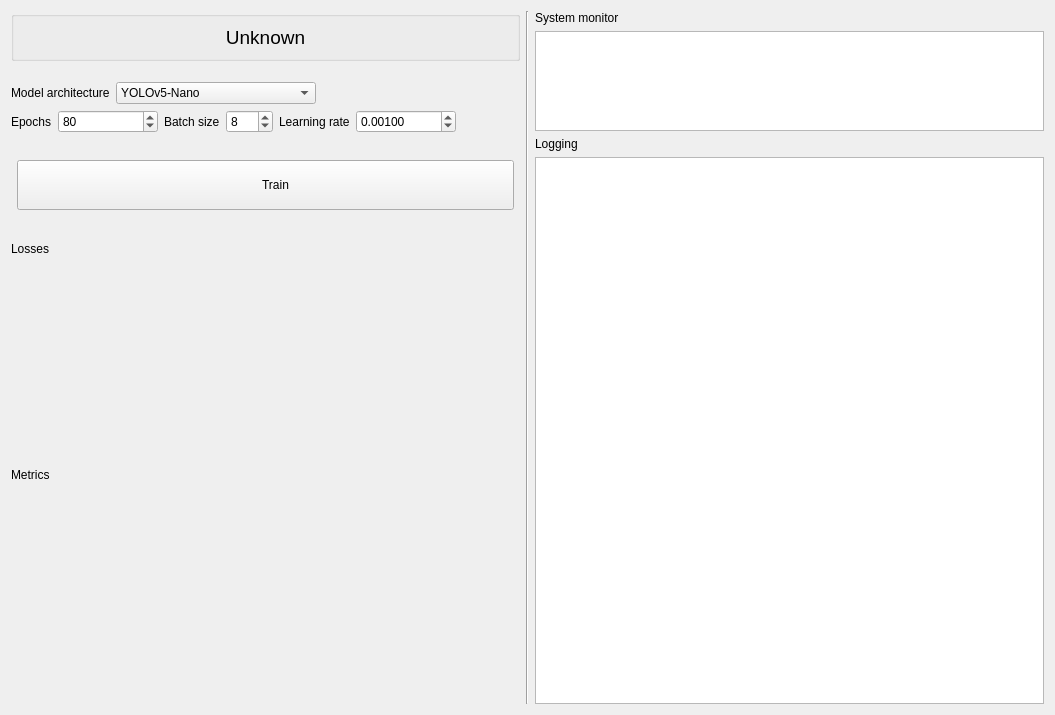
<?xml version="1.0" encoding="UTF-8"?>
<ui version="4.0">
 <class>training_form</class>
 <widget class="QWidget" name="training_form">
  <property name="geometry">
   <rect>
    <x>0</x>
    <y>0</y>
    <width>1055</width>
    <height>707</height>
   </rect>
  </property>
  <property name="windowTitle">
   <string>Form</string>
  </property>
  <layout class="QVBoxLayout" name="verticalLayout_2">
   <item>
    <layout class="QHBoxLayout" name="training_layout">
     <item>
      <layout class="QVBoxLayout" name="left_side_layout">
       <property name="bottomMargin">
        <number>10</number>
       </property>
       <item>
        <widget class="QGroupBox" name="train_state_wrapper">
         <property name="styleSheet">
          <string notr="true"/>
         </property>
         <property name="title">
          <string/>
         </property>
         <layout class="QGridLayout" name="gridLayout">
          <item row="0" column="0">
           <widget class="QLabel" name="training_state">
            <property name="font">
             <font>
              <pointsize>14</pointsize>
             </font>
            </property>
            <property name="text">
             <string>Unknown</string>
            </property>
            <property name="alignment">
             <set>Qt::AlignCenter</set>
            </property>
           </widget>
          </item>
         </layout>
        </widget>
       </item>
       <item>
        <layout class="QHBoxLayout" name="model_architecture_line">
         <property name="topMargin">
          <number>15</number>
         </property>
         <item>
          <widget class="QLabel" name="model_architecture_title">
           <property name="text">
            <string>Model architecture</string>
           </property>
          </widget>
         </item>
         <item>
          <widget class="QComboBox" name="model_name_combobox">
           <property name="enabled">
            <bool>true</bool>
           </property>
           <property name="minimumSize">
            <size>
             <width>200</width>
             <height>0</height>
            </size>
           </property>
           <item>
            <property name="text">
             <string>YOLOv5-Nano</string>
            </property>
           </item>
          </widget>
         </item>
         <item>
          <spacer name="model_architecture_line_spacer">
           <property name="orientation">
            <enum>Qt::Horizontal</enum>
           </property>
           <property name="sizeHint" stdset="0">
            <size>
             <width>40</width>
             <height>20</height>
            </size>
           </property>
          </spacer>
         </item>
        </layout>
       </item>
       <item>
        <layout class="QHBoxLayout" name="training_config_line">
         <property name="bottomMargin">
          <number>15</number>
         </property>
         <item>
          <widget class="QLabel" name="epochs_title">
           <property name="text">
            <string>Epochs</string>
           </property>
          </widget>
         </item>
         <item>
          <widget class="QSpinBox" name="num_epochs_spin">
           <property name="minimumSize">
            <size>
             <width>100</width>
             <height>0</height>
            </size>
           </property>
           <property name="minimum">
            <number>1</number>
           </property>
           <property name="maximum">
            <number>10000</number>
           </property>
           <property name="value">
            <number>80</number>
           </property>
          </widget>
         </item>
         <item>
          <widget class="QLabel" name="batch_size_title">
           <property name="text">
            <string>Batch size</string>
           </property>
          </widget>
         </item>
         <item>
          <widget class="QSpinBox" name="batch_size_spin">
           <property name="minimum">
            <number>1</number>
           </property>
           <property name="maximum">
            <number>512</number>
           </property>
           <property name="value">
            <number>8</number>
           </property>
           <property name="displayIntegerBase">
            <number>10</number>
           </property>
          </widget>
         </item>
         <item>
          <widget class="QLabel" name="learning_rate_title">
           <property name="text">
            <string>Learning rate</string>
           </property>
          </widget>
         </item>
         <item>
          <widget class="QDoubleSpinBox" name="learning_rate_spin">
           <property name="minimumSize">
            <size>
             <width>100</width>
             <height>0</height>
            </size>
           </property>
           <property name="decimals">
            <number>5</number>
           </property>
           <property name="minimum">
            <double>0.000010000000000</double>
           </property>
           <property name="maximum">
            <double>0.010000000000000</double>
           </property>
           <property name="singleStep">
            <double>0.000010000000000</double>
           </property>
           <property name="value">
            <double>0.001000000000000</double>
           </property>
          </widget>
         </item>
         <item>
          <spacer name="training_config_line_spacer">
           <property name="orientation">
            <enum>Qt::Horizontal</enum>
           </property>
           <property name="sizeHint" stdset="0">
            <size>
             <width>40</width>
             <height>20</height>
            </size>
           </property>
          </spacer>
         </item>
        </layout>
       </item>
       <item>
        <layout class="QHBoxLayout" name="train_button_layout">
         <property name="leftMargin">
          <number>6</number>
         </property>
         <property name="topMargin">
          <number>6</number>
         </property>
         <property name="rightMargin">
          <number>6</number>
         </property>
         <property name="bottomMargin">
          <number>20</number>
         </property>
         <item>
          <widget class="QPushButton" name="train_button">
           <property name="sizePolicy">
            <sizepolicy hsizetype="Minimum" vsizetype="Fixed">
             <horstretch>0</horstretch>
             <verstretch>0</verstretch>
            </sizepolicy>
           </property>
           <property name="minimumSize">
            <size>
             <width>0</width>
             <height>50</height>
            </size>
           </property>
           <property name="layoutDirection">
            <enum>Qt::LeftToRight</enum>
           </property>
           <property name="styleSheet">
            <string notr="true">font: 12pt &quot;MS Shell Dlg 2&quot;;
padding-left: 20;</string>
           </property>
           <property name="text">
            <string>Train</string>
           </property>
           <property name="icon">
            <iconset resource="../../../resources/resources.qrc">
             <normaloff>:/images/images/run.png</normaloff>:/images/images/run.png</iconset>
           </property>
           <property name="iconSize">
            <size>
             <width>24</width>
             <height>24</height>
            </size>
           </property>
          </widget>
         </item>
        </layout>
       </item>
       <item>
        <widget class="QWidget" name="widget" native="true"/>
       </item>
       <item>
        <widget class="QLabel" name="losses_title">
         <property name="text">
          <string>Losses</string>
         </property>
        </widget>
       </item>
       <item>
        <widget class="PlotWidget" name="loss_graph" native="true">
         <property name="minimumSize">
          <size>
           <width>0</width>
           <height>200</height>
          </size>
         </property>
        </widget>
       </item>
       <item>
        <widget class="QLabel" name="metrics_title">
         <property name="text">
          <string>Metrics</string>
         </property>
        </widget>
       </item>
       <item>
        <widget class="PlotWidget" name="metric_graph" native="true">
         <property name="minimumSize">
          <size>
           <width>0</width>
           <height>200</height>
          </size>
         </property>
        </widget>
       </item>
       <item>
        <spacer name="train_config_spacer">
         <property name="orientation">
          <enum>Qt::Vertical</enum>
         </property>
         <property name="sizeHint" stdset="0">
          <size>
           <width>20</width>
           <height>40</height>
          </size>
         </property>
        </spacer>
       </item>
       <item>
        <widget class="QWidget" name="widget_2" native="true"/>
       </item>
      </layout>
     </item>
     <item>
      <widget class="Line" name="vertical_line">
       <property name="orientation">
        <enum>Qt::Vertical</enum>
       </property>
      </widget>
     </item>
     <item>
      <layout class="QVBoxLayout" name="right_side_layout">
       <property name="leftMargin">
        <number>0</number>
       </property>
       <property name="topMargin">
        <number>0</number>
       </property>
       <property name="rightMargin">
        <number>0</number>
       </property>
       <property name="bottomMargin">
        <number>0</number>
       </property>
       <item>
        <widget class="QLabel" name="system_monitor_title">
         <property name="styleSheet">
          <string notr="true"/>
         </property>
         <property name="text">
          <string>System monitor</string>
         </property>
        </widget>
       </item>
       <item>
        <widget class="QTextEdit" name="system_monitor_edit">
         <property name="sizePolicy">
          <sizepolicy hsizetype="Minimum" vsizetype="Minimum">
           <horstretch>0</horstretch>
           <verstretch>0</verstretch>
          </sizepolicy>
         </property>
         <property name="maximumSize">
          <size>
           <width>16777215</width>
           <height>100</height>
          </size>
         </property>
         <property name="readOnly">
          <bool>true</bool>
         </property>
        </widget>
       </item>
       <item>
        <widget class="QLabel" name="logging_title">
         <property name="text">
          <string>Logging</string>
         </property>
        </widget>
       </item>
       <item>
        <widget class="QTextEdit" name="log_edit">
         <property name="readOnly">
          <bool>true</bool>
         </property>
        </widget>
       </item>
      </layout>
     </item>
    </layout>
   </item>
  </layout>
 </widget>
 <customwidgets>
  <customwidget>
   <class>PlotWidget</class>
   <extends>QWidget</extends>
   <header location="global">pyqtgraph</header>
   <container>1</container>
  </customwidget>
 </customwidgets>
 <resources>
  <include location="../../../resources/resources.qrc"/>
 </resources>
 <connections/>
</ui>
